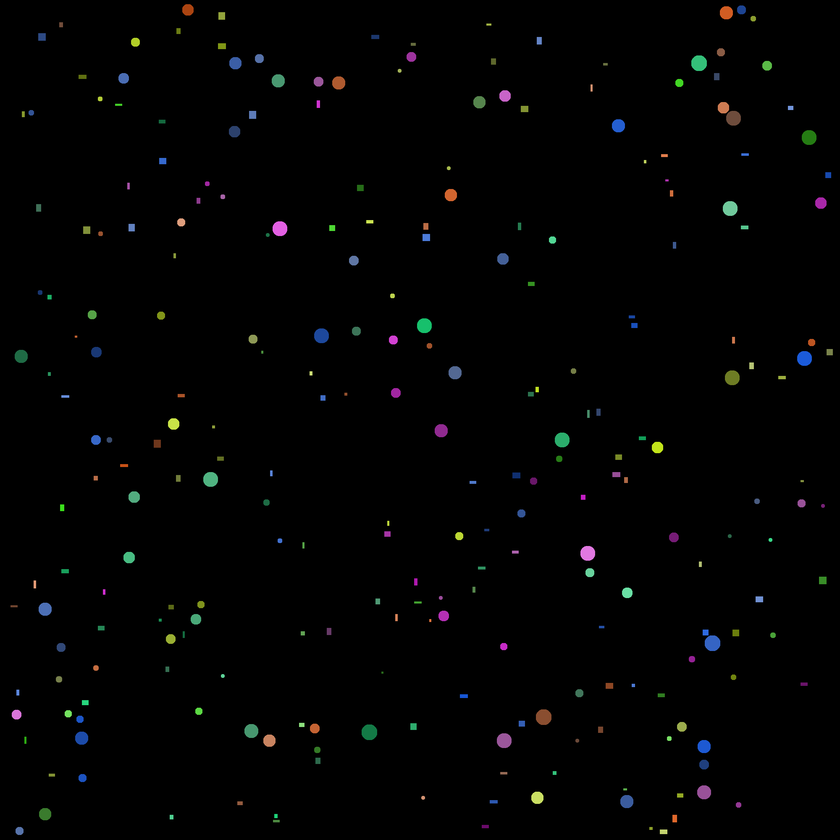
#> input picture figures_and_colors/balls_and_rects.png, 840 x 840 px, shrunk from 2000 x 2000 before the run, found by its file name
$ python main.py   (older library calls are emulated)
#> lines starting #> are read from the running program, lines starting #| are printed output that depends on the picture
import cv2
import matplotlib.pyplot as plt
from collections import defaultdict

image = cv2.imread("figures_and_colors/balls_and_rects.png")
#> image is the input picture: shape (840, 840, 3); mean B, G, R 2.3, 2.4, 2.1
gray = cv2.cvtColor(image, cv2.COLOR_BGR2GRAY)
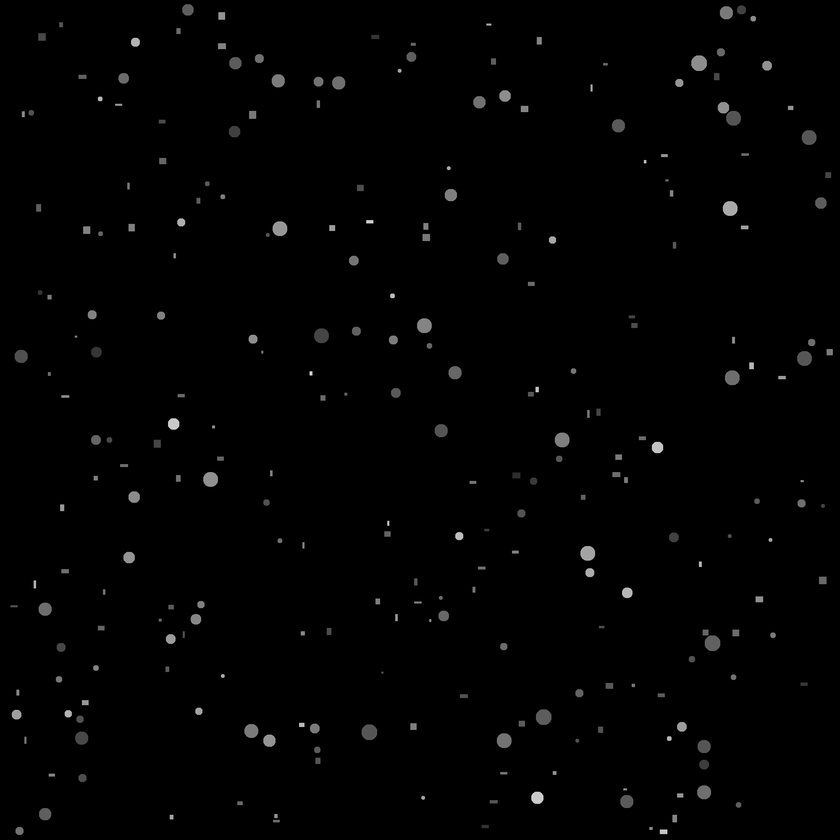
#> gray: shape (840, 840); min 0, max 234, mean 2.3
hsv_image = cv2.cvtColor(image, cv2.COLOR_BGR2HSV)
#> hsv_image: shape (840, 840, 3); mean H, S, V 2.6, 6, 3.3

colors_rect = defaultdict(lambda: 0)
colors_circle = defaultdict(lambda: 0)

(num_of_labels, _, stats, _) = cv2.connectedComponentsWithStats(gray, 4, cv2.CV_32S)
#> num_of_labels = 845; stats = 845 rows, first 6: [0, 0, 840, 840, 681949], [185, 2, 1, 1, 1], [187, 2, 2, 1, 2], [190, 2, 1, 1, 1], [739, 3, 5, 1, 5], [182, 4, 14, 12, 139]

for i in range(1, num_of_labels):
        x, y, w, h = stats[i, cv2.CC_STAT_LEFT], stats[i, cv2.CC_STAT_TOP], stats[i, cv2.CC_STAT_WIDTH], stats[i, cv2.CC_STAT_HEIGHT]
        area = stats[i, cv2.CC_STAT_AREA]
        mini = hsv_image[y:y+h, x:x+w]
        key = mini[h//2, w//2, 0]

        if(area == w*h):
            colors_rect[key] += 1
        else:
            colors_circle [key] += 1
#> this loop made 844 passes
#> (x, y, w, h, area, key) on passes 5 to 7: (182, 4, 14, 12, 139, 10), (717, 4, 18, 18, 204, 10), (735, 5, 13, 11, 96, 110)
#> after the loop, colors_circle = 12 items; colors_rect = 21 items

print(f"Circles: {colors_circle}")
#> (printed output is left out)
print(f"Rectangles: {colors_rect}")
#> (printed output is left out)
print(f"Number of circles: {sum(colors_circle.values())}")
#| Number of circles: 140
print(f"Number of rectangles: {sum(colors_rect.values())}")
#| Number of rectangles: 704

plt.imshow(hsv_image)
plt.show()
